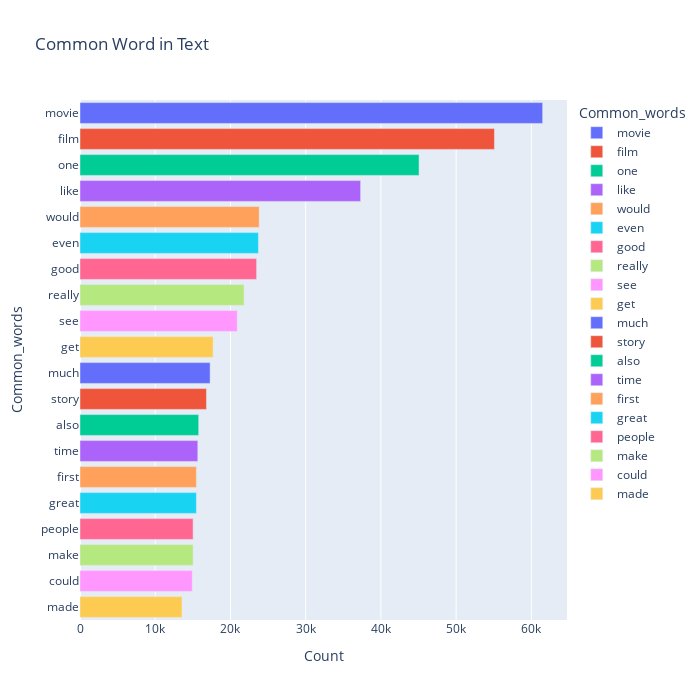

The cell this chart's notebook holds for it:
### Code cell
most_common_uni = get_top_text_ngrams(df.review,20,1)
most_common_uni = dict(most_common_uni)
temp = pd.DataFrame(columns = ["Common_words", "Count"])
temp["Common_words"] = list(most_common_uni.keys())
temp["Count"] = list(most_common_uni.values())
fig = px.bar(temp, x="Count", y="Common_words",title="Common Word in Text",orientation='h',width=700,height=700,color='Common_words')
fig.show()

### Figure 1 — Plotly figure (JSON) as saved in the notebook; plotly's stock layout.template omitted (floating-point values rounded to 4 significant figures)
{"data": [{"alignmentgroup": "True", "hovertemplate": "Common_words=%{y}<br>Count=%{x}<extra></extra>", "legendgroup": "movie", "marker": {"color": "#636efa", "pattern": {"shape": ""}}, "name": "movie", "offsetgroup": "movie", "orientation": "h", "showlegend": true, "textposition": "auto", "type": "bar", "x": [61496], "xaxis": "x", "y": ["movie"], "yaxis": "y"}, {"alignmentgroup": "True", "hovertemplate": "Common_words=%{y}<br>Count=%{x}<extra></extra>", "legendgroup": "film", "marker": {"color": "#EF553B", "pattern": {"shape": ""}}, "name": "film", "offsetgroup": "film", "orientation": "h", "showlegend": true, "textposition": "auto", "type": "bar", "x": [55088], "xaxis": "x", "y": ["film"], "yaxis": "y"}, {"alignmentgroup": "True", "hovertemplate": "Common_words=%{y}<br>Count=%{x}<extra></extra>", "legendgroup": "one", "marker": {"color": "#00cc96", "pattern": {"shape": ""}}, "name": "one", "offsetgroup": "one", "orientation": "h", "showlegend": true, "textposition": "auto", "type": "bar", "x": [45067], "xaxis": "x", "y": ["one"], "yaxis": "y"}, {"alignmentgroup": "True", "hovertemplate": "Common_words=%{y}<br>Count=%{x}<extra></extra>", "legendgroup": "like", "marker": {"color": "#ab63fa", "pattern": {"shape": ""}}, "name": "like", "offsetgroup": "like", "orientation": "h", "showlegend": true, "textposition": "auto", "type": "bar", "x": [37303], "xaxis": "x", "y": ["like"], "yaxis": "y"}, {"alignmentgroup": "True", "hovertemplate": "Common_words=%{y}<br>Count=%{x}<extra></extra>", "legendgroup": "would", "marker": {"color": "#FFA15A", "pattern": {"shape": ""}}, "name": "would", "offsetgroup": "would", "orientation": "h", "showlegend": true, "textposition": "auto", "type": "bar", "x": [23815], "xaxis": "x", "y": ["would"], "yaxis": "y"}, {"alignmentgroup": "True", "hovertemplate": "Common_words=%{y}<br>Count=%{x}<extra></extra>", "legendgroup": "even", "marker": {"color": "#19d3f3", "pattern": {"shape": ""}}, "name": "even", "offsetgroup": "even", "orientation": "h", "showlegend": true, "textposition": "auto", "type": "bar", "x": [23720], "xaxis": "x", "y": ["even"], "yaxis": "y"}, {"alignmentgroup": "True", "hovertemplate": "Common_words=%{y}<br>Count=%{x}<extra></extra>", "legendgroup": "good", "marker": {"color": "#FF6692", "pattern": {"shape": ""}}, "name": "good", "offsetgroup": "good", "orientation": "h", "showlegend": true, "textposition": "auto", "type": "bar", "x": [23475], "xaxis": "x", "y": ["good"], "yaxis": "y"}, {"alignmentgroup": "True", "hovertemplate": "Common_words=%{y}<br>Count=%{x}<extra></extra>", "legendgroup": "really", "marker": {"color": "#B6E880", "pattern": {"shape": ""}}, "name": "really", "offsetgroup": "really", "orientation": "h", "showlegend": true, "textposition": "auto", "type": "bar", "x": [21806], "xaxis": "x", "y": ["really"], "yaxis": "y"}, {"alignmentgroup": "True", "hovertemplate": "Common_words=%{y}<br>Count=%{x}<extra></extra>", "legendgroup": "see", "marker": {"color": "#FF97FF", "pattern": {"shape": ""}}, "name": "see", "offsetgroup": "see", "orientation": "h", "showlegend": true, "textposition": "auto", "type": "bar", "x": [20906], "xaxis": "x", "y": ["see"], "yaxis": "y"}, {"alignmentgroup": "True", "hovertemplate": "Common_words=%{y}<br>Count=%{x}<extra></extra>", "legendgroup": "get", "marker": {"color": "#FECB52", "pattern": {"shape": ""}}, "name": "get", "offsetgroup": "get", "orientation": "h", "showlegend": true, "textposition": "auto", "type": "bar", "x": [17692], "xaxis": "x", "y": ["get"], "yaxis": "y"}, {"alignmentgroup": "True", "hovertemplate": "Common_words=%{y}<br>Count=%{x}<extra></extra>", "legendgroup": "much", "marker": {"color": "#636efa", "pattern": {"shape": ""}}, "name": "much", "offsetgroup": "much", "orientation": "h", "showlegend": true, "textposition": "auto", "type": "bar", "x": [17294], "xaxis": "x", "y": ["much"], "yaxis": "y"}, {"alignmentgroup": "True", "hovertemplate": "Common_words=%{y}<br>Count=%{x}<extra></extra>", "legendgroup": "story", "marker": {"color": "#EF553B", "pattern": {"shape": ""}}, "name": "story", "offsetgroup": "story", "orientation": "h", "showlegend": true, "textposition": "auto", "type": "bar", "x": [16812], "xaxis": "x", "y": ["story"], "yaxis": "y"}, {"alignmentgroup": "True", "hovertemplate": "Common_words=%{y}<br>Count=%{x}<extra></extra>", "legendgroup": "also", "marker": {"color": "#00cc96", "pattern": {"shape": ""}}, "name": "also", "offsetgroup": "also", "orientation": "h", "showlegend": true, "textposition": "auto", "type": "bar", "x": [15775], "xaxis": "x", "y": ["also"], "yaxis": "y"}, {"alignmentgroup": "True", "hovertemplate": "Common_words=%{y}<br>Count=%{x}<extra></extra>", "legendgroup": "time", "marker": {"color": "#ab63fa", "pattern": {"shape": ""}}, "name": "time", "offsetgroup": "time", "orientation": "h", "showlegend": true, "textposition": "auto", "type": "bar", "x": [15660], "xaxis": "x", "y": ["time"], "yaxis": "y"}, {"alignmentgroup": "True", "hovertemplate": "Common_words=%{y}<br>Count=%{x}<extra></extra>", "legendgroup": "first", "marker": {"color": "#FFA15A", "pattern": {"shape": ""}}, "name": "first", "offsetgroup": "first", "orientation": "h", "showlegend": true, "textposition": "auto", "type": "bar", "x": [15475], "xaxis": "x", "y": ["first"], "yaxis": "y"}, {"alignmentgroup": "True", "hovertemplate": "Common_words=%{y}<br>Count=%{x}<extra></extra>", "legendgroup": "great", "marker": {"color": "#19d3f3", "pattern": {"shape": ""}}, "name": "great", "offsetgroup": "great", "orientation": "h", "showlegend": true, "textposition": "auto", "type": "bar", "x": [15475], "xaxis": "x", "y": ["great"], "yaxis": "y"}, {"alignmentgroup": "True", "hovertemplate": "Common_words=%{y}<br>Count=%{x}<extra></extra>", "legendgroup": "people", "marker": {"color": "#FF6692", "pattern": {"shape": ""}}, "name": "people", "offsetgroup": "people", "orientation": "h", "showlegend": true, "textposition": "auto", "type": "bar", "x": [15036], "xaxis": "x", "y": ["people"], "yaxis": "y"}, {"alignmentgroup": "True", "hovertemplate": "Common_words=%{y}<br>Count=%{x}<extra></extra>", "legendgroup": "make", "marker": {"color": "#B6E880", "pattern": {"shape": ""}}, "name": "make", "offsetgroup": "make", "orientation": "h", "showlegend": true, "textposition": "auto", "type": "bar", "x": [15030], "xaxis": "x", "y": ["make"], "yaxis": "y"}, {"alignmentgroup": "True", "hovertemplate": "Common_words=%{y}<br>Count=%{x}<extra></extra>", "legendgroup": "could", "marker": {"color": "#FF97FF", "pattern": {"shape": ""}}, "name": "could", "offsetgroup": "could", "orientation": "h", "showlegend": true, "textposition": "auto", "type": "bar", "x": [14929], "xaxis": "x", "y": ["could"], "yaxis": "y"}, {"alignmentgroup": "True", "hovertemplate": "Common_words=%{y}<br>Count=%{x}<extra></extra>", "legendgroup": "made", "marker": {"color": "#FECB52", "pattern": {"shape": ""}}, "name": "made", "offsetgroup": "made", "orientation": "h", "showlegend": true, "textposition": "auto", "type": "bar", "x": [13562], "xaxis": "x", "y": ["made"], "yaxis": "y"}], "layout": {"barmode": "relative", "height": 700, "legend": {"title": {"text": "Common_words"}, "tracegroupgap": 0}, "title": {"text": "Common Word in Text"}, "width": 700, "xaxis": {"anchor": "y", "domain": [0, 1], "title": {"text": "Count"}}, "yaxis": {"anchor": "x", "categoryarray": ["made", "could", "make", "people", "great", "first", "time", "also", "story", "much", "get", "see", "really", "good", "even", "would", "like", "one", "film", "movie"], "categoryorder": "array", "domain": [0, 1], "title": {"text": "Common_words"}}}}
